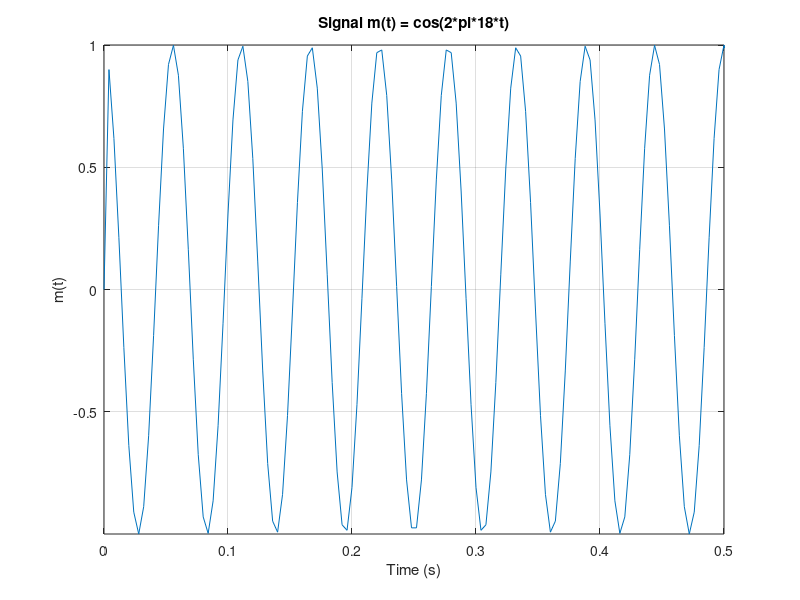
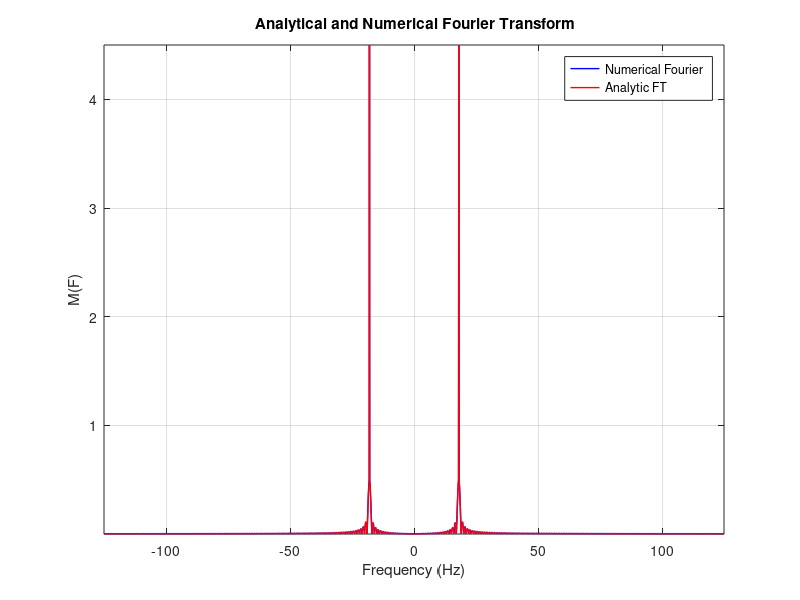
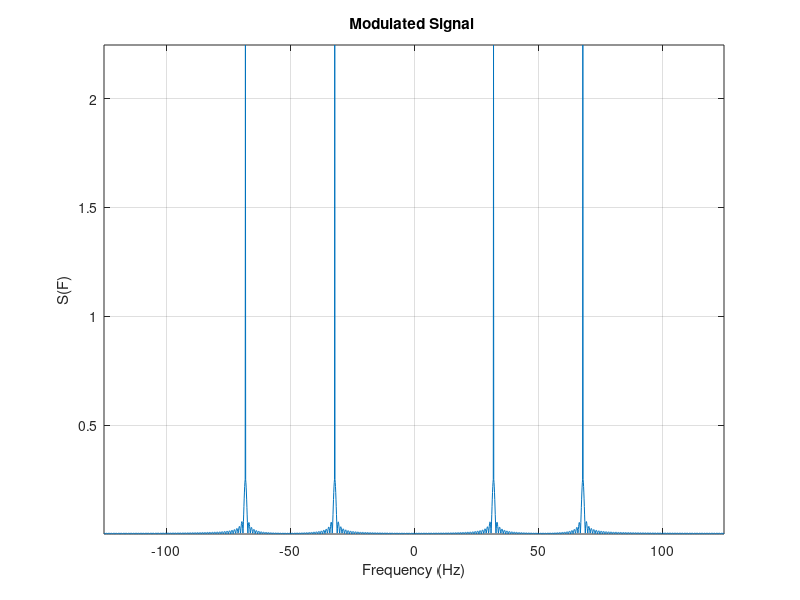
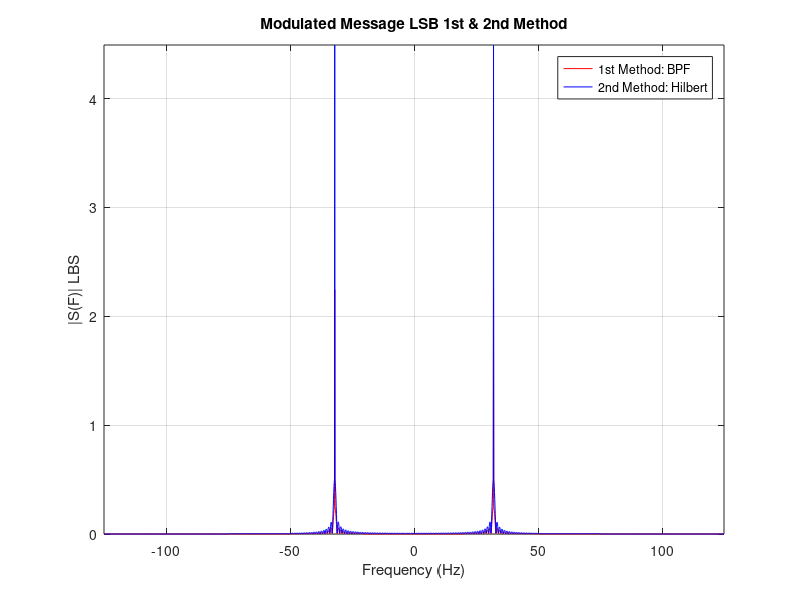

The MATLAB source for these figures, in order:
clc;
close all;
clear;
%%%%% Define functions for Claculating bandwidth & Envelope Detection%%%%% 
function[bandwidth] =calc_BW_baseband(M,f_vector) % 1% Criteria
M_magnitude = abs(M);
[maxi, ~] = max(M_magnitude);
threshold = 0.01 * maxi;
indices_above = find(M_magnitude >= threshold);
last_index = indices_above(end);
bandwidth = f_vector(last_index); 
end
function [BW] = calc_BW_passband(M, f_vector, fc)

M_mag = abs(M);

% Positive frequencies only
pos_idx = f_vector >= 0;
f_pos   = f_vector(pos_idx);
M_pos   = M_mag(pos_idx);

band_idx = (f_pos > 0) & (f_pos < fc);
f_band = f_pos(band_idx);
M_band = M_pos(band_idx);

% Peak inside sideband
peak_val = max(M_band);
threshold = 0.01 * peak_val;

idx = find(M_band >= threshold);

f_edge = f_band(idx(1));  
BW = fc - f_edge;
end

function [signaldemod] = env(signal, Vondiode, t, tau) % Envelope Detection
    N = length(signal);
    dt = t(2) - t(1); 
     v_cap = 0; % Initial voltage on the capacitor
       for i = 1:N
        if (signal(i) - Vondiode > v_cap)
            v_cap = signal(i) - Vondiode; 
        else
            v_cap = v_cap * exp(-dt/tau);
        end
         signaldemod(i) = v_cap;
      end
end
%-------------------%
%%%% Defining Parameters %%%%%%
fc = 50;
Ac = 1;
fm=18;  
ts=0.2/fc;  %Time step
T=10;      %Margin After Discontinuity at t=9;
fs=1/ts;     % Sampling frequency
N=ceil(T/ts);%Length of Vector
t=0:ts:(N-1)*ts;
df=fs/N;      %Frequency step
m=cos(2*pi*fm*t); %Message Signal
m(t>=9|t<=0)=0;
%--------------------% Plot Message in time
figure (1);
plot(t,m);
xlabel('Time (s)');
ylabel('m(t)');
title('Signal m(t) = cos(2*pi*18*t)');
axis tight;
grid on;
xlim([0 0.5])
%%%%%%%%%%%%%%%%

%%%%%%%%%%%%%%%%%%%%%%%%%%%%%%%%%%%%%%%%%%%%%%%%% Define Frequency vector
if(rem(N,2)==0)
f = - (0.5*fs) : df : (0.5*fs-df) ;
else
f = - (0.5*fs-0.5*df) : df : (0.5*fs-0.5*df) ;
end
%%%%%%%%%%%%%%%%%%%%%%%%%%%%%%%%%%%%%%%%%%%%%%%%%
% Numerical fft
M_nu=fftshift(fft(m))*ts;

% Analytical expression
M_an = 4.5*sinc(9*(f-18)).*exp(-1i*pi*9*(f-18)) + 4.5*sinc(9*(f+18)).*exp(-1i*pi*9*(f+18));

%%%%%%%%%%%%%%%%%%%%%%%%%%%%%%%%%%%%%%%%%%%%%%%%%
%plot Message Spectrum
figure (2);
plot(f,abs(M_nu),"Color","b","LineWidth",1);
hold on 
plot(f,abs(M_an),"Color","r","LineWidth",1);
xlabel('Frequency (Hz)');
ylabel ('M(F)');
title(' Analytical and Numerical Fourier Transform');
axis tight;
grid on;
legend ("Numerical Fourier ", "Analytic FT")
%%%%%%%%%%%%%%%%%%%%%%%%%%%%%%%%%%%%%%%%%%%%%%%%%

%objective: calcukate bandwidth given a 1% criteria 
Band_Width=calc_BW_baseband(M_nu,f) 
%-------------------------------%
% Define Paramaters to Start Modulation 
c = Ac * cos(2*pi*fc*t); %carrier 
s =m.*c; % modulated signal 
S = fftshift(fft(s))*ts; % Spectrum of Modulated Signal

% Plot Modulated Signal Spectrum
figure(3)
plot(f,abs(S));
hold on ;
xlabel('Frequency (Hz)')
ylabel ('S(F)');
title('Modulated Signal ' )
grid on;
axis tight;

%%%%%%%%%%%%%%%%%%%%%%%%%%%%%%% Using BPF : 1st method For SSB LSB
BPF = zeros(size(f));
BPF(f>(fc-30) & f<(fc))=1; %% +ve frequency
BPF(f<-(fc-30) & f>-(fc))=1;%% -ve frequency
S_LSB1 =  S.*BPF;
Band_Width_LSB1= calc_BW_passband(S_LSB1,f,fc)

%%%%%%%%%%%$$$$$$$$ 2nd method : hilbert filter 
m2=cos(2*pi*fm*t); % Message Signal
m2(t>=9|t<=0)=0;
mhilbert=imag(hilbert(m2)); 
c1=cos(2*pi*fc*t);
c2=sin(2*pi*fc*t);
ss =m2.*c1;
s_LSB2=ss+(mhilbert.*c2);
S_LSB2=fftshift(fft(s_LSB2))*ts;
Band_Width_LSB2= calc_BW_passband(S_LSB2,f,fc)

%----------------------------------%
%Plot Both LSB Methods
figure (4);
plot(f,abs(S_LSB1),'Color',"r");
hold on
plot(f,abs(S_LSB2),"Color","b" , "LineWidth",0.6);
xlabel('Frequency (Hz)');
ylabel ('|S(F)| LBS');
title('Modulated Message LSB 1st & 2nd Method');
axis tight;
grid on;
legend('1st Method: BPF', '2nd Method: Hilbert');

%----- Coherent Detector-----%%%%%%
s_LSB1 = ifft(fftshift(S_LSB1))/ts; % LSB in time domain
v = s_LSB1.*c;
V=fftshift(fft(v))*ts; % Demodulated Signal before LPF
H=abs(f)<fc; %LPF
low_pass = H.* V;
mo=real(ifft(fftshift(low_pass))/ts); % Demodulated Signal
figure(5)
plot(t,mo,"Color","b");
hold on
plot(t,m, "Color","r");
title('Signal & Demodulated SIgnal in Time Domain')
xlabel('Time');
ylabel('m(t)');
legend('Demodulated signal' , 'Orignal Message')
axis tight;
grid on; 
xlim([0 0.5])









%%%%%%%%%%%%%%%%%%%%%%%%%%%%%%%%%%%%%%%%%%%%%%%%%%%%%%%%%%%%%%%%%%%%%%%%
%%1/fc<<Taw<<1/fm%% --> 0.02<<Taw<<0.055 :
%Amplitude Modulation Large Carrier
ka=0.4; % initial 
c =cos(2*pi*fc*t);
s_am =(1 + ka*m).*c; %Large Carrier Modulation                   
S_LC  =fftshift(fft(s_am))*ts;  % Spectrum
%%%%%%%%%%%%%%%%%%%%%%%%%%%%%%%%%%%%%%%%%%%%%%%%%%%%%%
Tau_mini = 1/(fc);
Tau_maxi = 1/(fm);
tau_vals = linspace(Tau_mini,Tau_maxi,1000);
for  I= 1:length(tau_vals)
    Tau = tau_vals(I);
    g =env(s_am,0.5,t,Tau); 
    g_final=(g-mean(g))./ka;
    ERR(I)= mean((m -g_final).^2);
end
[MohNader,indddddex]= min(ERR);
Tau=tau_vals(indddddex)

%%%%%%%%%%%%%%%%%%%%%%%%%%%%%%%%%%%%%%%%%%%%%
g = env(s_am,0,t,Tau); %Demodulated signal using envelope detector
g_final= (g-mean(g))./ka;
%Large Carrier Spectrum
%%%% 6th Point (a)
figure(6)
plot(f, abs(S_LC), 'LineWidth', 0.7); 
hold on;
plot(f, abs(M_nu), 'LineWidth', 0.7);
grid on;
xlabel('frequency(hz)')
title('Large Carrier Modulation & Original Message : Spectrum')
legend('|S(f)|', '|M(f)|')
Band_Width_SLC= (calc_BW_passband(S_LC, f, fc)).*2

%%%% 6th Point (b)
figure(7)
plot(t, s_am, 'LineWidth', 0.7); 
hold on 
plot(t, g, 'LineWidth', 0.7);
xlabel('time(second)')
title('Envelope Detector Output & Original Message')
xlim([0 0.5])
legend('g(t)', '(1 + ka*m(t)*c)')
%%%% 6th Point (c)
figure(8)
plot(t, g_final, 'LineWidth', 0.7); 
hold on 
plot(t, m, 'LineWidth', 0.7);
grid on;
xlabel('time(second)')
title('Demodulated Signal & Orignal Message')
legend ("Demodulated Signal","Original Message")
xlim([0 0.5])

%%%% Figure 9 Spectrum 
G=fftshift(fft(g_final))*ts;
figure(9)
plot(f, abs(G), 'LineWidth', 0.7); 
hold on;
plot(f, abs(M_nu), 'LineWidth', 0.7);
grid on;
xlabel('Frequency (hz)')
title('Demodulated Signal & Original Message: Spectrum')
legend('G(f)', 'M(f)')

%%%%%%%%%%%5 6th Point (d)%%%%%%%%%%%%%%%%%%%%
ka=1.5; % overmodulated signal 
c =cos(2*pi*fc*t);
s =(1 + ka*m).*c;
s_am =(1 + ka*m).*c; %Large Carrier Modulation                   
S_LC  =fftshift(fft(s_am))*ts;  % Spectrum
%%%%%%%%%%%%%%%%%%%%%%%%%%%%%%%%%%%%%%%%%%%%%%%%%%%%%%

Tau_mini = 1/(fc);
Tau_maxi = 1/(fm);
tau_vals = linspace(Tau_mini,Tau_maxi,1000);
for  I= 1:length(tau_vals)
    Tau = tau_vals(I);
    g =env(s_am,0.5,t,Tau); 
    g_final=(g-mean(g))./ka;
    ERR(I)= mean((m -g_final).^2);
end
[MohNader,indddddex]= min(ERR);
Tau=tau_vals(indddddex)

%%%%%%%%%%%%%%%%%%%%%%%%%%%%%%%%%%%%%%%%%%%%%

g = env(s_am,0.5,t,Tau);  %Envelope Output
g_final= (g-mean(g))./ka;   %Demodulated signal using envelope detector

%Large Carrier Spectrum
%6th Point (a) Revisited
figure(10)
plot(f, abs(S_LC), 'LineWidth', 0.7); 
hold on;
plot(f, abs(M_nu), 'LineWidth', 0.7);
grid on;
xlabel('frequency(hz)')
title('Large Carrier Modulation & Original Message : Spectrum')
legend('|S(f)|', '|M(f)|')
Band_Width_SLC2= (calc_BW_passband(S_LC, f, fc)).*2
%%%% 6th Point (b) revisited
figure(11)
plot(t, s_am, 'LineWidth', 0.7); 
hold on;
plot(t, g, 'LineWidth', 0.7);
grid on;
xlabel('time(second)')
title('Envelope Detector Output & Original Message')
xlim([0 0.5])
legend('g(t)', '(1 + ka*m(t)*c)')
